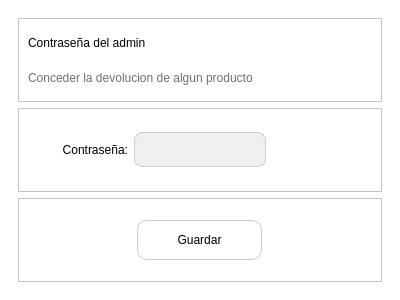
<?xml version="1.0" encoding="UTF-8"?>
<ui version="4.0">
 <class>MainWindow</class>
 <widget class="QMainWindow" name="MainWindow">
  <property name="geometry">
   <rect>
    <x>0</x>
    <y>0</y>
    <width>400</width>
    <height>300</height>
   </rect>
  </property>
  <property name="minimumSize">
   <size>
    <width>350</width>
    <height>300</height>
   </size>
  </property>
  <property name="maximumSize">
   <size>
    <width>400</width>
    <height>300</height>
   </size>
  </property>
  <property name="windowTitle">
   <string>Contraseña</string>
  </property>
  <property name="windowIcon">
   <iconset>
    <normaloff>InterfaceImages/313969136_5709585199110797_1271018789977176534_n.png</normaloff>InterfaceImages/313969136_5709585199110797_1271018789977176534_n.png</iconset>
  </property>
  <property name="styleSheet">
   <string notr="true">background-color: rgb(255, 255, 255);</string>
  </property>
  <widget class="QWidget" name="centralwidget">
   <layout class="QVBoxLayout" name="verticalLayout">
    <item>
     <widget class="QStackedWidget" name="stackedWidget">
      <property name="currentIndex">
       <number>0</number>
      </property>
      <widget class="QWidget" name="page_descuentos_aplicados">
       <layout class="QVBoxLayout" name="verticalLayout_3">
        <item>
         <widget class="QFrame" name="frame_2">
          <property name="minimumSize">
           <size>
            <width>350</width>
            <height>0</height>
           </size>
          </property>
          <property name="maximumSize">
           <size>
            <width>650</width>
            <height>16777215</height>
           </size>
          </property>
          <property name="frameShape">
           <enum>QFrame::StyledPanel</enum>
          </property>
          <property name="frameShadow">
           <enum>QFrame::Raised</enum>
          </property>
          <layout class="QVBoxLayout" name="verticalLayout_2">
           <item>
            <widget class="QLabel" name="label_11">
             <property name="styleSheet">
              <string notr="true">color: rgb(0, 0, 0);
font: bold 12pt &quot;Nunito&quot;;</string>
             </property>
             <property name="text">
              <string>Contraseña del admin</string>
             </property>
            </widget>
           </item>
           <item>
            <widget class="QLabel" name="label_12">
             <property name="maximumSize">
              <size>
               <width>16777215</width>
               <height>55</height>
              </size>
             </property>
             <property name="styleSheet">
              <string notr="true">color: rgb(111, 111, 111);
font: bold 8pt &quot;Nunito&quot;;</string>
             </property>
             <property name="text">
              <string>Conceder la devolucion de algun producto</string>
             </property>
            </widget>
           </item>
          </layout>
         </widget>
        </item>
        <item>
         <widget class="QFrame" name="frame_6">
          <property name="frameShape">
           <enum>QFrame::StyledPanel</enum>
          </property>
          <property name="frameShadow">
           <enum>QFrame::Raised</enum>
          </property>
          <layout class="QHBoxLayout" name="horizontalLayout">
           <item>
            <widget class="QLabel" name="label_13">
             <property name="minimumSize">
              <size>
               <width>100</width>
               <height>0</height>
              </size>
             </property>
             <property name="styleSheet">
              <string notr="true">color: rgb(0, 0, 0);
font: bold 9pt &quot;Nunito&quot;;</string>
             </property>
             <property name="text">
              <string>Contraseña:</string>
             </property>
             <property name="alignment">
              <set>Qt::AlignRight|Qt::AlignTrailing|Qt::AlignVCenter</set>
             </property>
            </widget>
           </item>
           <item>
            <widget class="QLineEdit" name="lineEdit">
             <property name="minimumSize">
              <size>
               <width>100</width>
               <height>35</height>
              </size>
             </property>
             <property name="maximumSize">
              <size>
               <width>200</width>
               <height>16777215</height>
              </size>
             </property>
             <property name="styleSheet">
              <string notr="true">QLineEdit {
    background-color: #f0f0f0; /* Color de fondo deseado */
    border: 1px solid #ccc; /* Color del borde deseado */
    padding: 5px; /* Espacio alrededor del texto */
    color: rgb(0, 0, 0); /* Color del texto deseado */
  	font: 9pt &quot;Nunito&quot;; /* Fuente deseada */
    font-size: 14px; /* Tamaño de fuente deseado */
    border-radius: 8px; /* Redondear las esquinas */
}
</string>
             </property>
             <property name="text">
              <string/>
             </property>
             <property name="echoMode">
              <enum>QLineEdit::Password</enum>
             </property>
             <property name="alignment">
              <set>Qt::AlignRight|Qt::AlignTrailing|Qt::AlignVCenter</set>
             </property>
            </widget>
           </item>
           <item>
            <widget class="QLabel" name="label_14">
             <property name="minimumSize">
              <size>
               <width>100</width>
               <height>0</height>
              </size>
             </property>
             <property name="styleSheet">
              <string notr="true">color: rgb(0, 0, 0);
font: bold 9pt &quot;Nunito&quot;;</string>
             </property>
             <property name="text">
              <string/>
             </property>
            </widget>
           </item>
          </layout>
         </widget>
        </item>
        <item>
         <widget class="QFrame" name="frame_3">
          <property name="frameShape">
           <enum>QFrame::StyledPanel</enum>
          </property>
          <property name="frameShadow">
           <enum>QFrame::Raised</enum>
          </property>
          <layout class="QHBoxLayout" name="horizontalLayout_2">
           <item>
            <widget class="QPushButton" name="pushButton_7">
             <property name="minimumSize">
              <size>
               <width>125</width>
               <height>0</height>
              </size>
             </property>
             <property name="maximumSize">
              <size>
               <width>125</width>
               <height>40</height>
              </size>
             </property>
             <property name="styleSheet">
              <string notr="true">QPushButton {
    border: 1px solid #ccc;
    border-radius: 10px;           /* Bordes redondeados con radio de 10 píxeles */
    padding: 5px;
	font: bold 9pt &quot;Nunito&quot;;                  /* Espaciado interno del botón */
}

QPushButton:hover{
font: bold 9pt &quot;Nunito&quot;;
background-color: #f0f0f0; /* Color de fondo deseado */
}
</string>
             </property>
             <property name="text">
              <string>Guardar</string>
             </property>
             <property name="icon">
              <iconset>
               <normaloff>InterfaceImages/lista-de-verificacion (1).png</normaloff>InterfaceImages/lista-de-verificacion (1).png</iconset>
             </property>
            </widget>
           </item>
          </layout>
         </widget>
        </item>
       </layout>
      </widget>
      <widget class="QWidget" name="page_2">
       <layout class="QVBoxLayout" name="verticalLayout_5">
        <item>
         <widget class="QFrame" name="frame_5">
          <property name="maximumSize">
           <size>
            <width>650</width>
            <height>75</height>
           </size>
          </property>
          <property name="frameShape">
           <enum>QFrame::StyledPanel</enum>
          </property>
          <property name="frameShadow">
           <enum>QFrame::Raised</enum>
          </property>
          <layout class="QHBoxLayout" name="horizontalLayout_5">
           <property name="leftMargin">
            <number>50</number>
           </property>
           <property name="rightMargin">
            <number>50</number>
           </property>
           <item>
            <widget class="QLabel" name="label_18">
             <property name="minimumSize">
              <size>
               <width>50</width>
               <height>50</height>
              </size>
             </property>
             <property name="maximumSize">
              <size>
               <width>50</width>
               <height>50</height>
              </size>
             </property>
             <property name="styleSheet">
              <string notr="true">color: rgb(0, 0, 0);
font: bold 10pt &quot;Nunito&quot;;</string>
             </property>
             <property name="text">
              <string/>
             </property>
             <property name="pixmap">
              <pixmap>InterfaceImages/advertencia.png</pixmap>
             </property>
             <property name="scaledContents">
              <bool>true</bool>
             </property>
            </widget>
           </item>
           <item>
            <widget class="QLabel" name="label_17">
             <property name="styleSheet">
              <string notr="true">color: rgb(0, 0, 0);
font: bold 10pt &quot;Nunito&quot;;</string>
             </property>
             <property name="text">
              <string>¡Alerta de seguridad!</string>
             </property>
             <property name="alignment">
              <set>Qt::AlignRight|Qt::AlignTrailing|Qt::AlignVCenter</set>
             </property>
            </widget>
           </item>
          </layout>
         </widget>
        </item>
        <item>
         <widget class="QFrame" name="frame_7">
          <property name="frameShape">
           <enum>QFrame::StyledPanel</enum>
          </property>
          <property name="frameShadow">
           <enum>QFrame::Raised</enum>
          </property>
          <layout class="QHBoxLayout" name="horizontalLayout_4">
           <property name="leftMargin">
            <number>25</number>
           </property>
           <property name="rightMargin">
            <number>25</number>
           </property>
           <item>
            <widget class="QLabel" name="label_15">
             <property name="minimumSize">
              <size>
               <width>100</width>
               <height>0</height>
              </size>
             </property>
             <property name="styleSheet">
              <string notr="true">color: rgb(0, 0, 0);
font: bold 9pt &quot;Nunito&quot;;</string>
             </property>
             <property name="text">
              <string>Contraseña:</string>
             </property>
             <property name="alignment">
              <set>Qt::AlignLeading|Qt::AlignLeft|Qt::AlignVCenter</set>
             </property>
            </widget>
           </item>
           <item>
            <widget class="QLineEdit" name="lineEdit_2">
             <property name="minimumSize">
              <size>
               <width>100</width>
               <height>35</height>
              </size>
             </property>
             <property name="maximumSize">
              <size>
               <width>200</width>
               <height>16777215</height>
              </size>
             </property>
             <property name="styleSheet">
              <string notr="true">QLineEdit {
    background-color: #f0f0f0; /* Color de fondo deseado */
    border: 1px solid #ccc; /* Color del borde deseado */
    padding: 5px; /* Espacio alrededor del texto */
    color: rgb(0, 0, 0); /* Color del texto deseado */
  	font: 9pt &quot;Nunito&quot;; /* Fuente deseada */
    font-size: 14px; /* Tamaño de fuente deseado */
    border-radius: 8px; /* Redondear las esquinas */
}
</string>
             </property>
             <property name="text">
              <string/>
             </property>
             <property name="echoMode">
              <enum>QLineEdit::Password</enum>
             </property>
             <property name="alignment">
              <set>Qt::AlignRight|Qt::AlignTrailing|Qt::AlignVCenter</set>
             </property>
             <property name="placeholderText">
              <string/>
             </property>
            </widget>
           </item>
          </layout>
         </widget>
        </item>
        <item>
         <widget class="QFrame" name="frame_4">
          <property name="maximumSize">
           <size>
            <width>16777215</width>
            <height>75</height>
           </size>
          </property>
          <property name="frameShape">
           <enum>QFrame::StyledPanel</enum>
          </property>
          <property name="frameShadow">
           <enum>QFrame::Raised</enum>
          </property>
          <layout class="QHBoxLayout" name="horizontalLayout_3">
           <item>
            <widget class="QPushButton" name="btn_ingresar">
             <property name="minimumSize">
              <size>
               <width>125</width>
               <height>0</height>
              </size>
             </property>
             <property name="maximumSize">
              <size>
               <width>125</width>
               <height>40</height>
              </size>
             </property>
             <property name="styleSheet">
              <string notr="true">QPushButton {
    border: 1px solid #ccc;
    border-radius: 10px;           /* Bordes redondeados con radio de 10 píxeles */
    padding: 5px;
	font: bold 9pt &quot;Nunito&quot;;                  /* Espaciado interno del botón */
}

QPushButton:hover{
font: bold 9pt &quot;Nunito&quot;;
background-color: #f0f0f0; /* Color de fondo deseado */
}
</string>
             </property>
             <property name="text">
              <string>Ingresar</string>
             </property>
             <property name="icon">
              <iconset>
               <normaloff>InterfaceImages/lista-de-verificacion (1).png</normaloff>InterfaceImages/lista-de-verificacion (1).png</iconset>
             </property>
            </widget>
           </item>
          </layout>
         </widget>
        </item>
       </layout>
      </widget>
     </widget>
    </item>
   </layout>
  </widget>
 </widget>
 <resources/>
 <connections/>
</ui>
